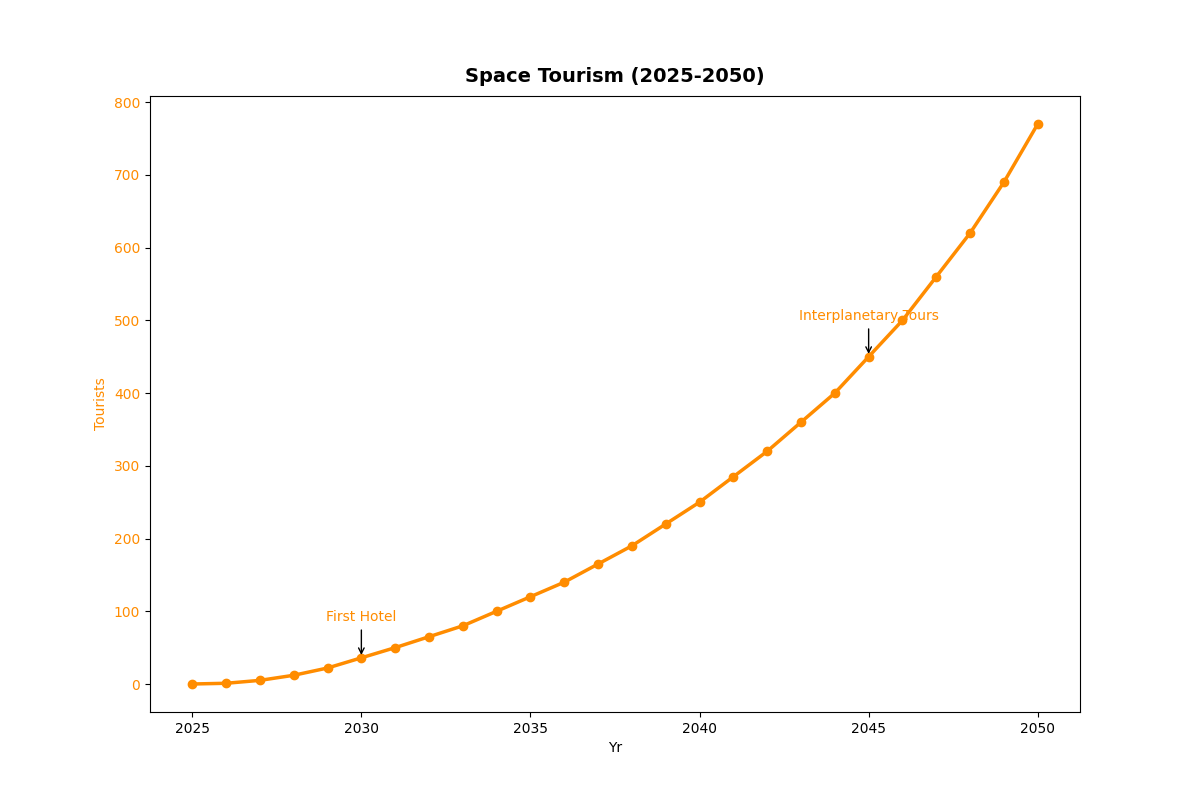

The Python source for this figure:
import matplotlib.pyplot as plt
import numpy as np

years = np.arange(2025, 2051)
num_space_tourists = [
    0, 1, 5, 12, 22, 36, 50, 65, 80, 100, 120, 140, 
    165, 190, 220, 250, 285, 320, 360, 400, 450, 
    500, 560, 620, 690, 770 
]

fig, ax1 = plt.subplots(figsize=(12, 8))

color1 = 'darkorange'
ax1.set_xlabel('Yr')
ax1.set_ylabel('Tourists', color=color1)
ax1.plot(years, num_space_tourists, color=color1, linewidth=2.5, marker='o')
ax1.tick_params(axis='y', labelcolor=color1)

ax1.set_title('Space Tourism (2025-2050)', fontsize=14, fontweight='bold', pad=10)

milestones_tourists = {
    2030: 'First Hotel',
    2045: 'Interplanetary Tours'
}
for year, annotation in milestones_tourists.items():
    idx = years.tolist().index(year)
    tourists_val = num_space_tourists[idx]
    ax1.annotate(annotation, xy=(year, tourists_val), xytext=(year, tourists_val + 50),
                 arrowprops=dict(facecolor='darkorange', arrowstyle='->'), fontsize=10, ha='center', color='darkorange')

plt.show()
